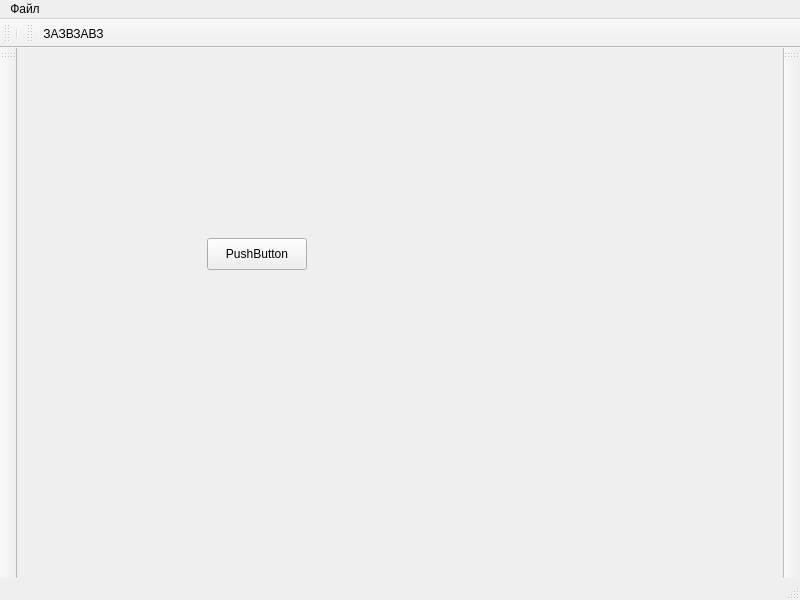
<?xml version="1.0" encoding="UTF-8"?>
<ui version="4.0">
 <class>MainWindow</class>
 <widget class="QMainWindow" name="MainWindow">
  <property name="geometry">
   <rect>
    <x>0</x>
    <y>0</y>
    <width>800</width>
    <height>600</height>
   </rect>
  </property>
  <property name="windowTitle">
   <string>MainWindow</string>
  </property>
  <widget class="QWidget" name="centralwidget">
   <widget class="QPushButton" name="pushButton">
    <property name="geometry">
     <rect>
      <x>190</x>
      <y>190</y>
      <width>100</width>
      <height>32</height>
     </rect>
    </property>
    <property name="text">
     <string>PushButton</string>
    </property>
   </widget>
  </widget>
  <widget class="QMenuBar" name="menubar">
   <property name="geometry">
    <rect>
     <x>0</x>
     <y>0</y>
     <width>800</width>
     <height>30</height>
    </rect>
   </property>
   <widget class="QMenu" name="menu">
    <property name="title">
     <string>Файл</string>
    </property>
    <addaction name="separator"/>
    <addaction name="action_2"/>
    <addaction name="action_3"/>
    <addaction name="action_4"/>
   </widget>
   <addaction name="menu"/>
  </widget>
  <widget class="QStatusBar" name="statusbar"/>
  <widget class="QToolBar" name="toolBar">
   <property name="windowTitle">
    <string>toolBar</string>
   </property>
   <attribute name="toolBarArea">
    <enum>LeftToolBarArea</enum>
   </attribute>
   <attribute name="toolBarBreak">
    <bool>false</bool>
   </attribute>
  </widget>
  <widget class="QToolBar" name="toolBar_2">
   <property name="windowTitle">
    <string>toolBar_2</string>
   </property>
   <attribute name="toolBarArea">
    <enum>RightToolBarArea</enum>
   </attribute>
   <attribute name="toolBarBreak">
    <bool>false</bool>
   </attribute>
  </widget>
  <widget class="QToolBar" name="toolBar_3">
   <property name="windowTitle">
    <string>toolBar_3</string>
   </property>
   <attribute name="toolBarArea">
    <enum>TopToolBarArea</enum>
   </attribute>
   <attribute name="toolBarBreak">
    <bool>false</bool>
   </attribute>
   <addaction name="separator"/>
  </widget>
  <widget class="QToolBar" name="toolBar_4">
   <property name="windowTitle">
    <string>toolBar_4</string>
   </property>
   <attribute name="toolBarArea">
    <enum>TopToolBarArea</enum>
   </attribute>
   <attribute name="toolBarBreak">
    <bool>false</bool>
   </attribute>
   <addaction name="action_4"/>
  </widget>
  <action name="action_2">
   <property name="text">
    <string>Создать</string>
   </property>
  </action>
  <action name="action_3">
   <property name="text">
    <string>открыть</string>
   </property>
  </action>
  <action name="action_4">
   <property name="text">
    <string>ЗАЗВЗАВЗ</string>
   </property>
  </action>
 </widget>
 <resources/>
 <connections/>
</ui>
